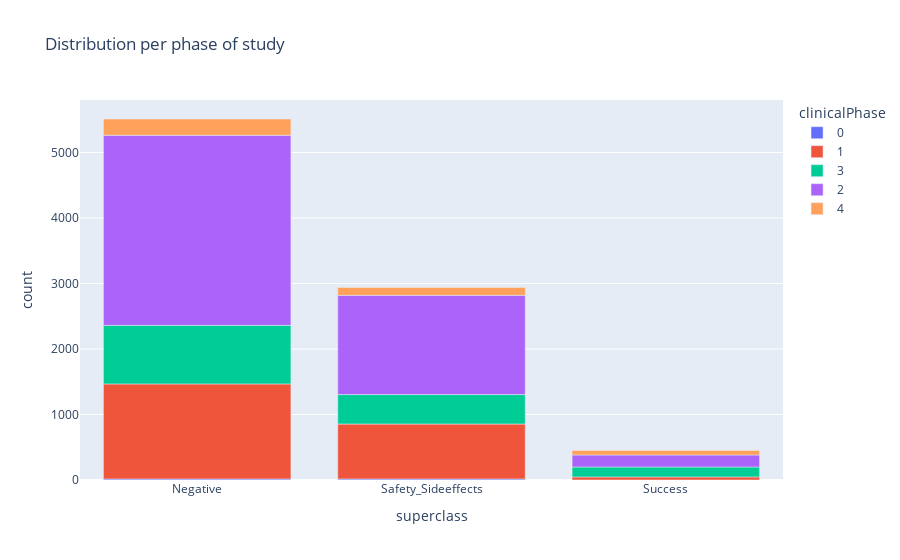

The cell this chart's notebook holds for it:
### Code cell
fig = px.bar(all[(all['superclass'] != 'Neutral') & (all['superclass'] != 'Possibly_Negative') & (all['superclass'] != 'Invalid_Reason')], x="superclass", y="count", color="clinicalPhase", title="Distribution per phase of study")
fig.show()

### Figure 1 — Plotly figure (JSON) as saved in the notebook; plotly's stock layout.template omitted (floating-point values rounded to 4 significant figures)
{"data": [{"alignmentgroup": "True", "hovertemplate": "clinicalPhase=0<br>superclass=%{x}<br>count=%{y}<extra></extra>", "legendgroup": "0", "marker": {"color": "#636efa", "pattern": {"shape": ""}}, "name": "0", "offsetgroup": "0", "orientation": "v", "showlegend": true, "textposition": "auto", "type": "bar", "x": ["Negative", "Safety_Sideeffects"], "xaxis": "x", "y": [16, 16], "yaxis": "y"}, {"alignmentgroup": "True", "hovertemplate": "clinicalPhase=1<br>superclass=%{x}<br>count=%{y}<extra></extra>", "legendgroup": "1", "marker": {"color": "#EF553B", "pattern": {"shape": ""}}, "name": "1", "offsetgroup": "1", "orientation": "v", "showlegend": true, "textposition": "auto", "type": "bar", "x": ["Negative", "Safety_Sideeffects", "Success"], "xaxis": "x", "y": [1451, 839, 47], "yaxis": "y"}, {"alignmentgroup": "True", "hovertemplate": "clinicalPhase=3<br>superclass=%{x}<br>count=%{y}<extra></extra>", "legendgroup": "3", "marker": {"color": "#00cc96", "pattern": {"shape": ""}}, "name": "3", "offsetgroup": "3", "orientation": "v", "showlegend": true, "textposition": "auto", "type": "bar", "x": ["Negative", "Safety_Sideeffects", "Success"], "xaxis": "x", "y": [894, 449, 152], "yaxis": "y"}, {"alignmentgroup": "True", "hovertemplate": "clinicalPhase=2<br>superclass=%{x}<br>count=%{y}<extra></extra>", "legendgroup": "2", "marker": {"color": "#ab63fa", "pattern": {"shape": ""}}, "name": "2", "offsetgroup": "2", "orientation": "v", "showlegend": true, "textposition": "auto", "type": "bar", "x": ["Negative", "Safety_Sideeffects", "Success"], "xaxis": "x", "y": [2903, 1516, 183], "yaxis": "y"}, {"alignmentgroup": "True", "hovertemplate": "clinicalPhase=4<br>superclass=%{x}<br>count=%{y}<extra></extra>", "legendgroup": "4", "marker": {"color": "#FFA15A", "pattern": {"shape": ""}}, "name": "4", "offsetgroup": "4", "orientation": "v", "showlegend": true, "textposition": "auto", "type": "bar", "x": ["Negative", "Safety_Sideeffects", "Success"], "xaxis": "x", "y": [248, 119, 69], "yaxis": "y"}], "layout": {"barmode": "relative", "legend": {"title": {"text": "clinicalPhase"}, "tracegroupgap": 0}, "title": {"text": "Distribution per phase of study"}, "xaxis": {"anchor": "y", "domain": [0, 1], "title": {"text": "superclass"}}, "yaxis": {"anchor": "x", "domain": [0, 1], "title": {"text": "count"}}}}
